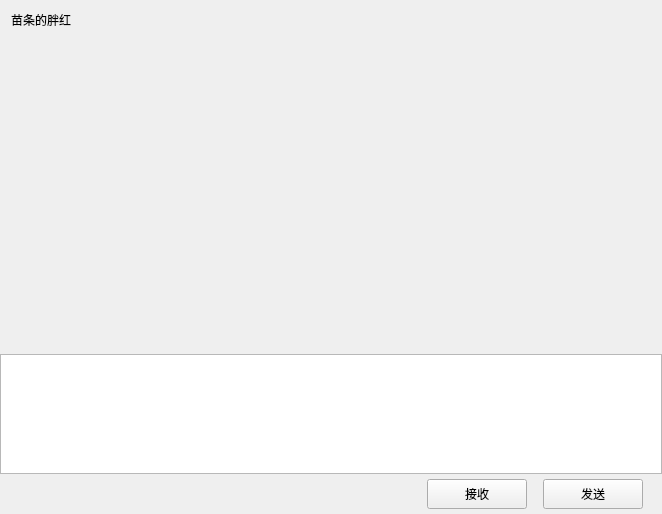
<?xml version="1.0" encoding="UTF-8"?>
<ui version="4.0">
 <class>ChatPage</class>
 <widget class="QWidget" name="ChatPage">
  <property name="geometry">
   <rect>
    <x>0</x>
    <y>0</y>
    <width>662</width>
    <height>514</height>
   </rect>
  </property>
  <property name="windowTitle">
   <string>Form</string>
  </property>
  <layout class="QHBoxLayout" name="horizontalLayout">
   <property name="spacing">
    <number>0</number>
   </property>
   <property name="leftMargin">
    <number>0</number>
   </property>
   <property name="topMargin">
    <number>0</number>
   </property>
   <property name="rightMargin">
    <number>0</number>
   </property>
   <property name="bottomMargin">
    <number>0</number>
   </property>
   <item>
    <widget class="QWidget" name="chat_data_wid" native="true">
     <layout class="QVBoxLayout" name="verticalLayout_4">
      <property name="spacing">
       <number>0</number>
      </property>
      <property name="leftMargin">
       <number>0</number>
      </property>
      <property name="topMargin">
       <number>0</number>
      </property>
      <property name="rightMargin">
       <number>0</number>
      </property>
      <property name="bottomMargin">
       <number>0</number>
      </property>
      <item>
       <widget class="QWidget" name="title_wid" native="true">
        <property name="minimumSize">
         <size>
          <width>0</width>
          <height>40</height>
         </size>
        </property>
        <property name="maximumSize">
         <size>
          <width>16777215</width>
          <height>40</height>
         </size>
        </property>
        <layout class="QVBoxLayout" name="verticalLayout_5">
         <property name="topMargin">
          <number>2</number>
         </property>
         <property name="rightMargin">
          <number>2</number>
         </property>
         <property name="bottomMargin">
          <number>2</number>
         </property>
         <item>
          <widget class="QWidget" name="widget_2" native="true">
           <layout class="QHBoxLayout" name="horizontalLayout_3">
            <property name="leftMargin">
             <number>2</number>
            </property>
            <property name="topMargin">
             <number>2</number>
            </property>
            <property name="rightMargin">
             <number>2</number>
            </property>
            <property name="bottomMargin">
             <number>2</number>
            </property>
            <item>
             <widget class="QLabel" name="title_lab">
              <property name="text">
               <string>苗条的胖红</string>
              </property>
             </widget>
            </item>
           </layout>
          </widget>
         </item>
        </layout>
       </widget>
      </item>
      <item>
       <widget class="ChatView" name="chat_data_list" native="true"/>
      </item>
      <item>
       <widget class="QWidget" name="tool_wid" native="true">
        <property name="minimumSize">
         <size>
          <width>0</width>
          <height>35</height>
         </size>
        </property>
        <property name="maximumSize">
         <size>
          <width>16777215</width>
          <height>35</height>
         </size>
        </property>
        <layout class="QHBoxLayout" name="horizontalLayout_4">
         <property name="spacing">
          <number>7</number>
         </property>
         <property name="leftMargin">
          <number>2</number>
         </property>
         <property name="topMargin">
          <number>2</number>
         </property>
         <property name="rightMargin">
          <number>2</number>
         </property>
         <property name="bottomMargin">
          <number>2</number>
         </property>
         <item>
          <spacer name="horizontalSpacer_3">
           <property name="orientation">
            <enum>Qt::Horizontal</enum>
           </property>
           <property name="sizeType">
            <enum>QSizePolicy::Fixed</enum>
           </property>
           <property name="sizeHint" stdset="0">
            <size>
             <width>5</width>
             <height>20</height>
            </size>
           </property>
          </spacer>
         </item>
         <item>
          <widget class="ClickedLabel" name="emo_lab">
           <property name="minimumSize">
            <size>
             <width>25</width>
             <height>25</height>
            </size>
           </property>
           <property name="maximumSize">
            <size>
             <width>25</width>
             <height>25</height>
            </size>
           </property>
           <property name="text">
            <string/>
           </property>
          </widget>
         </item>
         <item>
          <spacer name="horizontalSpacer_2">
           <property name="orientation">
            <enum>Qt::Horizontal</enum>
           </property>
           <property name="sizeType">
            <enum>QSizePolicy::Fixed</enum>
           </property>
           <property name="sizeHint" stdset="0">
            <size>
             <width>5</width>
             <height>20</height>
            </size>
           </property>
          </spacer>
         </item>
         <item>
          <widget class="ClickedLabel" name="file_lab">
           <property name="minimumSize">
            <size>
             <width>25</width>
             <height>25</height>
            </size>
           </property>
           <property name="maximumSize">
            <size>
             <width>25</width>
             <height>25</height>
            </size>
           </property>
           <property name="text">
            <string/>
           </property>
          </widget>
         </item>
         <item>
          <spacer name="horizontalSpacer_4">
           <property name="orientation">
            <enum>Qt::Horizontal</enum>
           </property>
           <property name="sizeHint" stdset="0">
            <size>
             <width>40</width>
             <height>20</height>
            </size>
           </property>
          </spacer>
         </item>
        </layout>
       </widget>
      </item>
      <item>
       <widget class="MessageTextEdit" name="chatEdit">
        <property name="minimumSize">
         <size>
          <width>0</width>
          <height>120</height>
         </size>
        </property>
        <property name="maximumSize">
         <size>
          <width>16777215</width>
          <height>120</height>
         </size>
        </property>
        <property name="acceptDrops">
         <bool>true</bool>
        </property>
       </widget>
      </item>
      <item>
       <widget class="QWidget" name="send_wid" native="true">
        <property name="minimumSize">
         <size>
          <width>0</width>
          <height>40</height>
         </size>
        </property>
        <property name="maximumSize">
         <size>
          <width>16777215</width>
          <height>40</height>
         </size>
        </property>
        <layout class="QHBoxLayout" name="horizontalLayout_5">
         <property name="topMargin">
          <number>2</number>
         </property>
         <property name="bottomMargin">
          <number>2</number>
         </property>
         <item>
          <spacer name="horizontalSpacer_5">
           <property name="orientation">
            <enum>Qt::Horizontal</enum>
           </property>
           <property name="sizeHint" stdset="0">
            <size>
             <width>40</width>
             <height>20</height>
            </size>
           </property>
          </spacer>
         </item>
         <item>
          <widget class="ClickedBtn" name="recv_btn">
           <property name="minimumSize">
            <size>
             <width>100</width>
             <height>30</height>
            </size>
           </property>
           <property name="maximumSize">
            <size>
             <width>100</width>
             <height>30</height>
            </size>
           </property>
           <property name="text">
            <string>接收</string>
           </property>
          </widget>
         </item>
         <item>
          <spacer name="horizontalSpacer_6">
           <property name="orientation">
            <enum>Qt::Horizontal</enum>
           </property>
           <property name="sizeType">
            <enum>QSizePolicy::Fixed</enum>
           </property>
           <property name="sizeHint" stdset="0">
            <size>
             <width>10</width>
             <height>20</height>
            </size>
           </property>
          </spacer>
         </item>
         <item>
          <widget class="ClickedBtn" name="send_btn">
           <property name="minimumSize">
            <size>
             <width>100</width>
             <height>30</height>
            </size>
           </property>
           <property name="maximumSize">
            <size>
             <width>100</width>
             <height>30</height>
            </size>
           </property>
           <property name="sizeIncrement">
            <size>
             <width>0</width>
             <height>0</height>
            </size>
           </property>
           <property name="text">
            <string>发送</string>
           </property>
          </widget>
         </item>
         <item>
          <spacer name="horizontalSpacer_7">
           <property name="orientation">
            <enum>Qt::Horizontal</enum>
           </property>
           <property name="sizeType">
            <enum>QSizePolicy::Fixed</enum>
           </property>
           <property name="sizeHint" stdset="0">
            <size>
             <width>10</width>
             <height>20</height>
            </size>
           </property>
          </spacer>
         </item>
        </layout>
       </widget>
      </item>
     </layout>
    </widget>
   </item>
  </layout>
 </widget>
 <customwidgets>
  <customwidget>
   <class>ClickedBtn</class>
   <extends>QPushButton</extends>
   <header location="global">clickedbtn.h</header>
  </customwidget>
  <customwidget>
   <class>ClickedLabel</class>
   <extends>QLabel</extends>
   <header location="global">clickedlabel.h</header>
  </customwidget>
  <customwidget>
   <class>ChatView</class>
   <extends>QWidget</extends>
   <header location="global">chatview.h</header>
   <container>1</container>
  </customwidget>
  <customwidget>
   <class>MessageTextEdit</class>
   <extends>QTextEdit</extends>
   <header location="global">messagetextedit.h</header>
  </customwidget>
 </customwidgets>
 <resources/>
 <connections/>
</ui>
